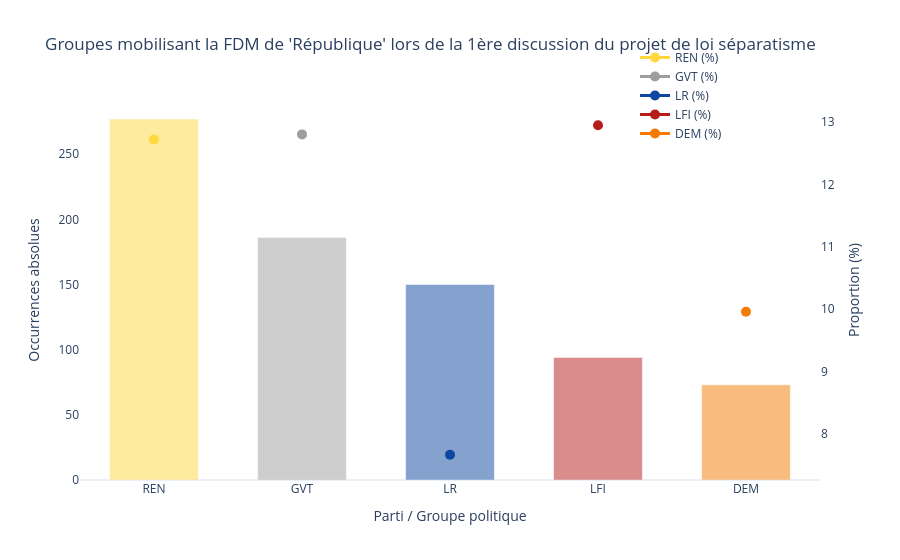

The notebook cell this image was saved under:
### Code cell
diachronique_séquences_partis(
    df,
    couleurs_groupes=couleurs_groupes,
    jours=["2021-02-01", "2021-02-02", "2021-02-03", "2021-02-04", "2021-02-05", "2021-02-08", "2021-02-10", "2021-02-11", "2021-02-12", "2021-02-13", "2021-02-16"], 
    periode="jours",
    seuil_min_true=10,
    top_n=5,
    titre="Groupes mobilisant la FDM de 'République' lors de la 1ère discussion du projet de loi séparatisme"
)

### Figure 1 — Plotly figure (JSON) as saved in the notebook; plotly's stock layout.template omitted (floating-point values rounded to 4 significant figures)
{"data": [{"hovertemplate": "<b>REN</b><br>Occurrences : %{y}<extra></extra>", "marker": {"color": "#FFD83E"}, "name": "REN (VA)", "opacity": 0.5, "showlegend": false, "type": "bar", "x": ["REN"], "y": [277], "yaxis": "y"}, {"hovertemplate": "<b>REN</b><br>Proportion : %{y}<extra></extra>", "line": {"color": "#FFD83E", "width": 3}, "marker": {"size": 10, "symbol": "circle"}, "name": "REN (%)", "type": "scatter", "x": ["REN"], "y": [12.72], "yaxis": "y2"}, {"hovertemplate": "<b>GVT</b><br>Occurrences : %{y}<extra></extra>", "marker": {"color": "#9E9E9E"}, "name": "GVT (VA)", "opacity": 0.5, "showlegend": false, "type": "bar", "x": ["GVT"], "y": [186], "yaxis": "y"}, {"hovertemplate": "<b>GVT</b><br>Proportion : %{y}<extra></extra>", "line": {"color": "#9E9E9E", "width": 3}, "marker": {"size": 10, "symbol": "circle"}, "name": "GVT (%)", "type": "scatter", "x": ["GVT"], "y": [12.8], "yaxis": "y2"}, {"hovertemplate": "<b>LR</b><br>Occurrences : %{y}<extra></extra>", "marker": {"color": "#0D47A1"}, "name": "LR (VA)", "opacity": 0.5, "showlegend": false, "type": "bar", "x": ["LR"], "y": [150], "yaxis": "y"}, {"hovertemplate": "<b>LR</b><br>Proportion : %{y}<extra></extra>", "line": {"color": "#0D47A1", "width": 3}, "marker": {"size": 10, "symbol": "circle"}, "name": "LR (%)", "type": "scatter", "x": ["LR"], "y": [7.669], "yaxis": "y2"}, {"hovertemplate": "<b>LFI</b><br>Occurrences : %{y}<extra></extra>", "marker": {"color": "#B71C1C"}, "name": "LFI (VA)", "opacity": 0.5, "showlegend": false, "type": "bar", "x": ["LFI"], "y": [94], "yaxis": "y"}, {"hovertemplate": "<b>LFI</b><br>Proportion : %{y}<extra></extra>", "line": {"color": "#B71C1C", "width": 3}, "marker": {"size": 10, "symbol": "circle"}, "name": "LFI (%)", "type": "scatter", "x": ["LFI"], "y": [12.95], "yaxis": "y2"}, {"hovertemplate": "<b>DEM</b><br>Occurrences : %{y}<extra></extra>", "marker": {"color": "#F57C00"}, "name": "DEM (VA)", "opacity": 0.5, "showlegend": false, "type": "bar", "x": ["DEM"], "y": [73], "yaxis": "y"}, {"hovertemplate": "<b>DEM</b><br>Proportion : %{y}<extra></extra>", "line": {"color": "#F57C00", "width": 3}, "marker": {"size": 10, "symbol": "circle"}, "name": "DEM (%)", "type": "scatter", "x": ["DEM"], "y": [9.959], "yaxis": "y2"}], "layout": {"bargap": 0.4, "legend": {"bgcolor": "rgba(255,255,255,0.7)", "x": 0.75, "y": 1.15}, "title": {"text": "Groupes mobilisant la FDM de 'République' lors de la 1ère discussion du projet de loi séparatisme"}, "xaxis": {"title": {"text": "Parti / Groupe politique"}}, "yaxis": {"showgrid": false, "title": {"text": "Occurrences absolues"}}, "yaxis2": {"overlaying": "y", "showgrid": false, "side": "right", "title": {"text": "Proportion (%)"}}}}
